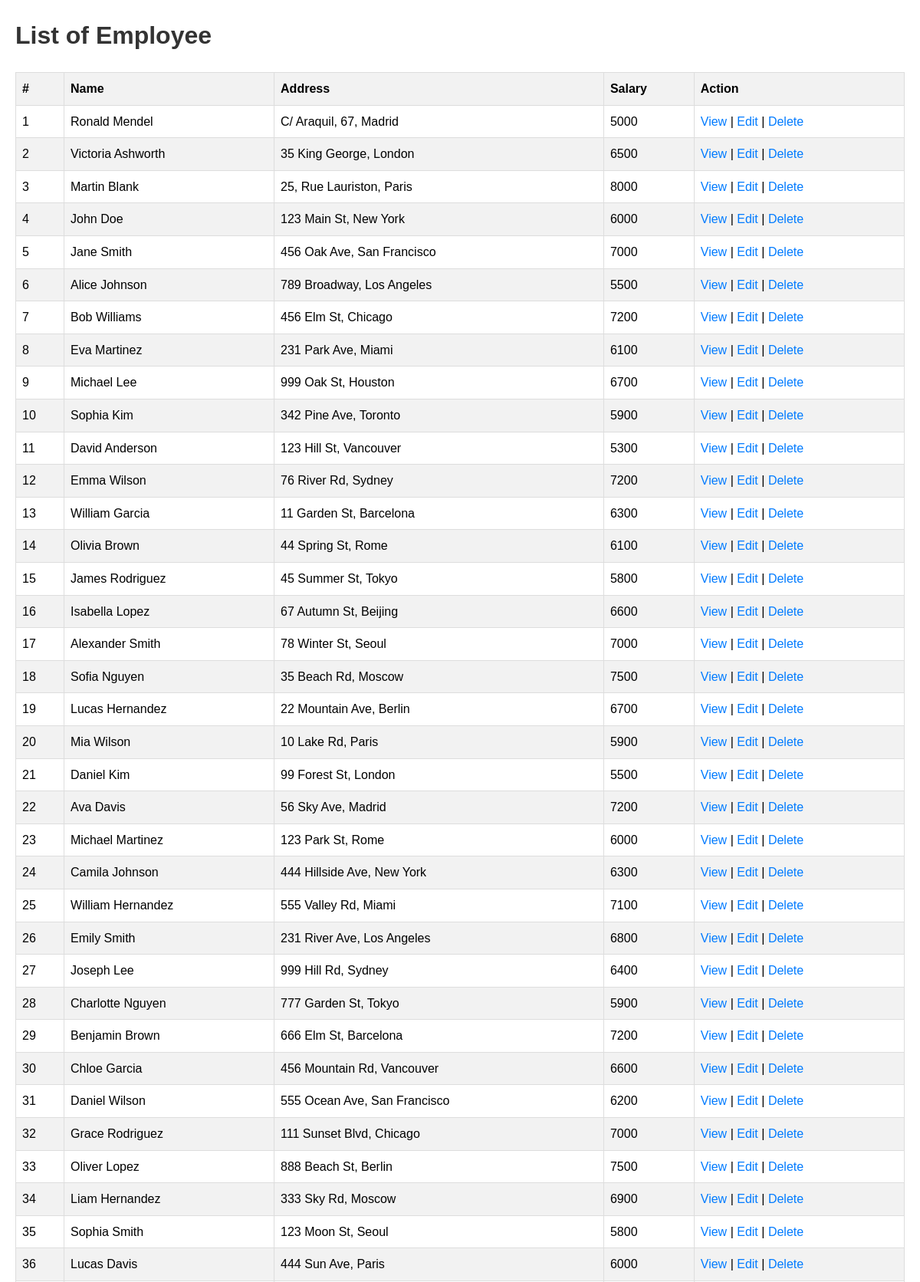
Screenshot of /app/views/admin/users/index.php (upper part) with the database file from the repository.
### tables this page shows
CREATE TABLE `employees` (
  `id` int(11) NOT NULL,
  `name` varchar(255) NOT NULL,
  `address` varchar(255) NOT NULL,
  `salary` int(11) NOT NULL
);

### app/views/admin/users/index.php (the view, shortened to what this page needs)
<!DOCTYPE html>
<html>
<head>
</head>
<body>
    <h1>List of Employee </h1>
    <table>
        <thead>
            <tr>
                <th>#</th>
                <th>Name</th>
                <th>Address</th>
                <th>Salary</th>
                <th>Action</th>
            </tr>
        </thead>
        <tbody>
            <?php
            $servername = "localhost";
            $username = "";
            $password = "your_password";
            $dbname = "XProject";
            $conn = new mysqli($servername, $username, $password, $dbname);
            $sql = "SELECT * FROM employees";
            $result = $conn->query($sql);
            if ($result->num_rows > 0) {
                while ($row = $result->fetch_assoc()) {
                    echo "<tr>";
                    echo "<td>" . $row["id"] . "</td>";
                    echo "<td>" . $row["name"] . "</td>";
                    echo "<td>" . $row["address"] . "</td>";
                    echo "<td>" . $row["salary"] . "</td>";
                    echo "<td><a href='view_employee.php?id=" . $row["id"] . "'>View</a> | <a href='edit_employee.php?id=" . $row["id"] . "'>Edit</a> | <a href='delete_employee.php?id=" . $row["id"] . "'>Delete</a></td>";
                    echo "</tr>";
                }
            } else {
                echo "<tr><td colspan='5'>No employees found</td></tr>";
            }
            ?>
        </tbody>
    </table>
</body>
</html>

### app/views/admin/users/index.php (style rules this page uses)
body { font-family: Arial, sans-serif; line-height: 1.6; margin: 20px; }
h1 { color: #333; }
table { border-collapse: collapse; width: 100%; }
th, td { border: 1px solid #ddd; padding: 8px; text-align: left; }
th { background-color: #f2f2f2; }
tr:nth-child(even) { background-color: #f2f2f2; }
a { text-decoration: none; color: #007bff; }

### rows the page displays
employees: id "1", name "Ronald Mendel", address "C/ Araquil, 67, Madrid", salary "5000"
employees: id "2", name "Victoria Ashworth", address "35 King George, London", salary "6500"
employees: id "3", name "Martin Blank", address "25, Rue Lauriston, Paris", salary "8000"
employees: id "4", name "John Doe", address "123 Main St, New York", salary "6000"
employees: id "5", name "Jane Smith", address "456 Oak Ave, San Francisco", salary "7000"
employees: id "6", name "Alice Johnson", address "789 Broadway, Los Angeles", salary "5500"
employees: id "7", name "Bob Williams", address "456 Elm St, Chicago", salary "7200"
employees: id "8", name "Eva Martinez", address "231 Park Ave, Miami", salary "6100"
employees: id "9", name "Michael Lee", address "999 Oak St, Houston", salary "6700"
employees: id "10", name "Sophia Kim", address "342 Pine Ave, Toronto", salary "5900"
employees: id "11", name "David Anderson", address "123 Hill St, Vancouver", salary "5300"
employees: id "12", name "Emma Wilson", address "76 River Rd, Sydney", salary "7200"
employees: id "13", name "William Garcia", address "11 Garden St, Barcelona", salary "6300"
employees: id "14", name "Olivia Brown", address "44 Spring St, Rome", salary "6100"
employees: id "15", name "James Rodriguez", address "45 Summer St, Tokyo", salary "5800"
employees: id "16", name "Isabella Lopez", address "67 Autumn St, Beijing", salary "6600"
employees: id "17", name "Alexander Smith", address "78 Winter St, Seoul", salary "7000"
employees: id "18", name "Sofia Nguyen", address "35 Beach Rd, Moscow", salary "7500"
employees: id "19", name "Lucas Hernandez", address "22 Mountain Ave, Berlin", salary "6700"
employees: id "20", name "Mia Wilson", address "10 Lake Rd, Paris", salary "5900"
employees: id "21", name "Daniel Kim", address "99 Forest St, London", salary "5500"
employees: id "22", name "Ava Davis", address "56 Sky Ave, Madrid", salary "7200"
employees: id "23", name "Michael Martinez", address "123 Park St, Rome", salary "6000"
employees: id "24", name "Camila Johnson", address "444 Hillside Ave, New York", salary "6300"
employees: id "25", name "William Hernandez", address "555 Valley Rd, Miami", salary "7100"
employees: id "26", name "Emily Smith", address "231 River Ave, Los Angeles", salary "6800"
employees: id "27", name "Joseph Lee", address "999 Hill Rd, Sydney", salary "6400"
employees: id "28", name "Charlotte Nguyen", address "777 Garden St, Tokyo", salary "5900"
employees: id "29", name "Benjamin Brown", address "666 Elm St, Barcelona", salary "7200"
employees: id "30", name "Chloe Garcia", address "456 Mountain Rd, Vancouver", salary "6600"
employees: id "31", name "Daniel Wilson", address "555 Ocean Ave, San Francisco", salary "6200"
employees: id "32", name "Grace Rodriguez", address "111 Sunset Blvd, Chicago", salary "7000"
employees: id "33", name "Oliver Lopez", address "888 Beach St, Berlin", salary "7500"
employees: id "34", name "Liam Hernandez", address "333 Sky Rd, Moscow", salary "6900"
employees: id "35", name "Sophia Smith", address "123 Moon St, Seoul", salary "5800"
employees: id "36", name "Lucas Davis", address "444 Sun Ave, Paris", salary "6000"
